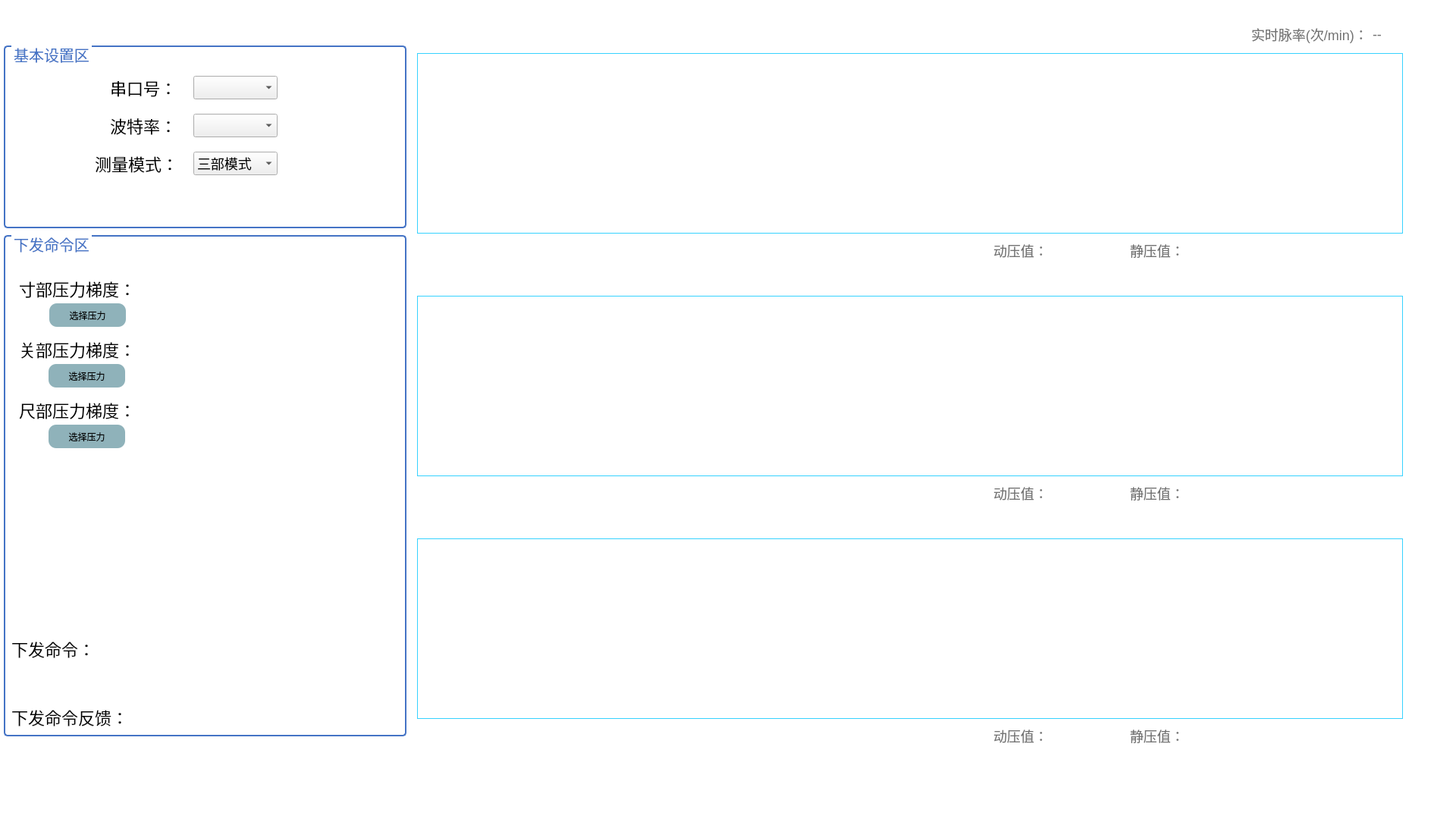
<?xml version="1.0" encoding="UTF-8"?>
<ui version="4.0">
 <class>ThreePulseDialog</class>
 <widget class="QDialog" name="ThreePulseDialog">
  <property name="geometry">
   <rect>
    <x>0</x>
    <y>0</y>
    <width>1920</width>
    <height>1080</height>
   </rect>
  </property>
  <property name="windowTitle">
   <string/>
  </property>
  <widget class="QLabel" name="label">
   <property name="geometry">
    <rect>
     <x>0</x>
     <y>0</y>
     <width>1920</width>
     <height>1080</height>
    </rect>
   </property>
   <property name="styleSheet">
    <string notr="true">background-color: rgb(255, 255, 255);</string>
   </property>
   <property name="text">
    <string/>
   </property>
  </widget>
  <widget class="QLabel" name="label_realtime_cun">
   <property name="geometry">
    <rect>
     <x>550</x>
     <y>70</y>
     <width>1300</width>
     <height>238</height>
    </rect>
   </property>
   <property name="styleSheet">
    <string notr="true">border:1px solid #36d2ff;</string>
   </property>
   <property name="text">
    <string/>
   </property>
  </widget>
  <widget class="QLabel" name="label_realtime_guan">
   <property name="geometry">
    <rect>
     <x>550</x>
     <y>390</y>
     <width>1300</width>
     <height>238</height>
    </rect>
   </property>
   <property name="styleSheet">
    <string notr="true">border:1px solid #36d2ff;</string>
   </property>
   <property name="text">
    <string/>
   </property>
  </widget>
  <widget class="QLabel" name="label_realtime_chi">
   <property name="geometry">
    <rect>
     <x>550</x>
     <y>710</y>
     <width>1300</width>
     <height>238</height>
    </rect>
   </property>
   <property name="styleSheet">
    <string notr="true">border:1px solid #36d2ff;</string>
   </property>
   <property name="text">
    <string/>
   </property>
  </widget>
  <widget class="QPushButton" name="pushButton_close">
   <property name="geometry">
    <rect>
     <x>1720</x>
     <y>1000</y>
     <width>121</width>
     <height>51</height>
    </rect>
   </property>
   <property name="styleSheet">
    <string notr="true">QPushButton{
border-image: url(:/image/loadafter/1/xiayibuweixuanzhong.png);
border-radius: 22px;
color: #ffffff;
font-family: &quot;苹方 粗体&quot;;
	font-size: 18px;}
QPushButton:focus,QPushButton:hover{
border-image: url(:/image/loadafter/tab/2/组25.png);
}
	
QPushButton:pressed{
url(:/image/loadafter/1/xiayibuanzhong.png)
}</string>
   </property>
   <property name="text">
    <string>关闭</string>
   </property>
  </widget>
  <widget class="QLabel" name="label_jingya_cun">
   <property name="geometry">
    <rect>
     <x>1570</x>
     <y>320</y>
     <width>54</width>
     <height>20</height>
    </rect>
   </property>
   <property name="styleSheet">
    <string notr="true">QLabel{
	background-color: transparent;

	font-family: &quot;苹方 粗体&quot;;
	font-size: 18px;
	color: #737373;

}</string>
   </property>
   <property name="text">
    <string/>
   </property>
  </widget>
  <widget class="QLabel" name="label_5">
   <property name="geometry">
    <rect>
     <x>1490</x>
     <y>320</y>
     <width>71</width>
     <height>20</height>
    </rect>
   </property>
   <property name="styleSheet">
    <string notr="true">QLabel{
	background-color: transparent;

	font-family: &quot;苹方 粗体&quot;;
	font-size: 18px;
	color: #737373;

}</string>
   </property>
   <property name="text">
    <string>静压值：</string>
   </property>
  </widget>
  <widget class="QLabel" name="label_jingya_guan">
   <property name="geometry">
    <rect>
     <x>1570</x>
     <y>640</y>
     <width>54</width>
     <height>20</height>
    </rect>
   </property>
   <property name="styleSheet">
    <string notr="true">QLabel{
	background-color: transparent;

	font-family: &quot;苹方 粗体&quot;;
	font-size: 18px;
	color: #737373;

}</string>
   </property>
   <property name="text">
    <string/>
   </property>
  </widget>
  <widget class="QLabel" name="label_8">
   <property name="geometry">
    <rect>
     <x>1490</x>
     <y>640</y>
     <width>71</width>
     <height>20</height>
    </rect>
   </property>
   <property name="styleSheet">
    <string notr="true">QLabel{
	background-color: transparent;

	font-family: &quot;苹方 粗体&quot;;
	font-size: 18px;
	color: #737373;

}</string>
   </property>
   <property name="text">
    <string>静压值：</string>
   </property>
  </widget>
  <widget class="QLabel" name="label_jingya_chi">
   <property name="geometry">
    <rect>
     <x>1570</x>
     <y>960</y>
     <width>54</width>
     <height>20</height>
    </rect>
   </property>
   <property name="styleSheet">
    <string notr="true">QLabel{
	background-color: transparent;

	font-family: &quot;苹方 粗体&quot;;
	font-size: 18px;
	color: #737373;

}</string>
   </property>
   <property name="text">
    <string/>
   </property>
  </widget>
  <widget class="QLabel" name="label_10">
   <property name="geometry">
    <rect>
     <x>1490</x>
     <y>960</y>
     <width>71</width>
     <height>20</height>
    </rect>
   </property>
   <property name="styleSheet">
    <string notr="true">QLabel{
	background-color: transparent;

	font-family: &quot;苹方 粗体&quot;;
	font-size: 18px;
	color: #737373;

}</string>
   </property>
   <property name="text">
    <string>静压值：</string>
   </property>
  </widget>
  <widget class="QLabel" name="label_11">
   <property name="geometry">
    <rect>
     <x>550</x>
     <y>40</y>
     <width>121</width>
     <height>21</height>
    </rect>
   </property>
   <property name="styleSheet">
    <string notr="true">font-family: &quot;苹方 中等&quot;;
	font-size: 22px;</string>
   </property>
   <property name="text">
    <string/>
   </property>
  </widget>
  <widget class="QLabel" name="label_12">
   <property name="geometry">
    <rect>
     <x>550</x>
     <y>680</y>
     <width>121</width>
     <height>21</height>
    </rect>
   </property>
   <property name="styleSheet">
    <string notr="true">font-family: &quot;苹方 中等&quot;;
	font-size: 22px;</string>
   </property>
   <property name="text">
    <string/>
   </property>
  </widget>
  <widget class="QLabel" name="label_13">
   <property name="geometry">
    <rect>
     <x>550</x>
     <y>360</y>
     <width>121</width>
     <height>21</height>
    </rect>
   </property>
   <property name="styleSheet">
    <string notr="true">font-family: &quot;苹方 中等&quot;;
	font-size: 22px;</string>
   </property>
   <property name="text">
    <string/>
   </property>
  </widget>
  <widget class="QGroupBox" name="groupBox_3">
   <property name="geometry">
    <rect>
     <x>5</x>
     <y>60</y>
     <width>531</width>
     <height>241</height>
    </rect>
   </property>
   <property name="styleSheet">
    <string notr="true">QGroupBox{
border:2px solid #4473c5;;
border-radius:5px;
margin-top: 2ex; 
	font-family:&quot;苹方 粗体&quot;;
	font-size:20px;
	color:#4473c5;

}
QGroupBox::title {
      subcontrol-origin: margin;
       left:10px;
  }</string>
   </property>
   <property name="title">
    <string>基本设置区</string>
   </property>
   <widget class="QLabel" name="label_3">
    <property name="geometry">
     <rect>
      <x>140</x>
      <y>40</y>
      <width>81</width>
      <height>31</height>
     </rect>
    </property>
    <property name="styleSheet">
     <string notr="true">font-family: &quot;苹方 中等&quot;;
	font-size: 22px;</string>
    </property>
    <property name="text">
     <string>串口号：</string>
    </property>
   </widget>
   <widget class="QComboBox" name="comboBox">
    <property name="geometry">
     <rect>
      <x>250</x>
      <y>40</y>
      <width>111</width>
      <height>31</height>
     </rect>
    </property>
    <property name="styleSheet">
     <string notr="true">
border-image: url(:/image/loadafter/buchong/bitibaisedise.png);
</string>
    </property>
   </widget>
   <widget class="QPushButton" name="pushButton_open">
    <property name="geometry">
     <rect>
      <x>110</x>
      <y>180</y>
      <width>121</width>
      <height>51</height>
     </rect>
    </property>
    <property name="styleSheet">
     <string notr="true">QPushButton{
border-image: url(:/image/loadafter/1/xiayibuweixuanzhong.png);
border-radius: 22px;
color: #ffffff;
font-family: &quot;苹方 粗体&quot;;
	font-size: 18px;}
QPushButton:focus,QPushButton:hover{
border-image: url(:/image/loadafter/tab/2/组25.png);
}
	
QPushButton:pressed{
url(:/image/loadafter/1/xiayibuanzhong.png)
}</string>
    </property>
    <property name="text">
     <string>打开串口</string>
    </property>
   </widget>
   <widget class="QPushButton" name="pushButton_open_2">
    <property name="geometry">
     <rect>
      <x>290</x>
      <y>180</y>
      <width>121</width>
      <height>51</height>
     </rect>
    </property>
    <property name="styleSheet">
     <string notr="true">QPushButton{
border-image: url(:/image/loadafter/1/xiayibuweixuanzhong.png);
border-radius: 22px;
color: #ffffff;
font-family: &quot;苹方 粗体&quot;;
	font-size: 18px;}
QPushButton:focus,QPushButton:hover{
border-image: url(:/image/loadafter/tab/2/组25.png);
}
	
QPushButton:pressed{
url(:/image/loadafter/1/xiayibuanzhong.png)
}</string>
    </property>
    <property name="text">
     <string>关闭串口</string>
    </property>
   </widget>
   <widget class="QLabel" name="label_4">
    <property name="geometry">
     <rect>
      <x>140</x>
      <y>90</y>
      <width>81</width>
      <height>31</height>
     </rect>
    </property>
    <property name="styleSheet">
     <string notr="true">font-family: &quot;苹方 中等&quot;;
	font-size: 22px;</string>
    </property>
    <property name="text">
     <string>波特率：</string>
    </property>
   </widget>
   <widget class="QComboBox" name="comboBox_2">
    <property name="geometry">
     <rect>
      <x>250</x>
      <y>90</y>
      <width>111</width>
      <height>31</height>
     </rect>
    </property>
    <property name="styleSheet">
     <string notr="true">
border-image: url(:/image/loadafter/buchong/bitibaisedise.png);
</string>
    </property>
    <item>
     <property name="text">
      <string/>
     </property>
    </item>
    <item>
     <property name="text">
      <string>110</string>
     </property>
    </item>
    <item>
     <property name="text">
      <string>300</string>
     </property>
    </item>
    <item>
     <property name="text">
      <string>600</string>
     </property>
    </item>
    <item>
     <property name="text">
      <string>1200</string>
     </property>
    </item>
    <item>
     <property name="text">
      <string>2400</string>
     </property>
    </item>
    <item>
     <property name="text">
      <string>4800</string>
     </property>
    </item>
    <item>
     <property name="text">
      <string>9600</string>
     </property>
    </item>
    <item>
     <property name="text">
      <string>14400</string>
     </property>
    </item>
    <item>
     <property name="text">
      <string>19200</string>
     </property>
    </item>
    <item>
     <property name="text">
      <string>38400</string>
     </property>
    </item>
    <item>
     <property name="text">
      <string>56000</string>
     </property>
    </item>
    <item>
     <property name="text">
      <string>57600</string>
     </property>
    </item>
    <item>
     <property name="text">
      <string>115200</string>
     </property>
    </item>
    <item>
     <property name="text">
      <string>230400</string>
     </property>
    </item>
   </widget>
   <widget class="QLabel" name="label_9">
    <property name="geometry">
     <rect>
      <x>120</x>
      <y>140</y>
      <width>101</width>
      <height>31</height>
     </rect>
    </property>
    <property name="styleSheet">
     <string notr="true">font-family: &quot;苹方 中等&quot;;
	font-size: 22px;</string>
    </property>
    <property name="text">
     <string>测量模式：</string>
    </property>
   </widget>
   <widget class="QComboBox" name="comboBox_3">
    <property name="geometry">
     <rect>
      <x>250</x>
      <y>140</y>
      <width>111</width>
      <height>31</height>
     </rect>
    </property>
    <property name="styleSheet">
     <string notr="true">font-family: &quot;苹方 中等&quot;;
	font-size: 18px;
border-image: url(:/image/loadafter/buchong/bitibaisedise.png);
</string>
    </property>
    <item>
     <property name="text">
      <string>三部模式</string>
     </property>
    </item>
    <item>
     <property name="text">
      <string>双部模式</string>
     </property>
    </item>
   </widget>
  </widget>
  <widget class="QGroupBox" name="groupBox_2">
   <property name="geometry">
    <rect>
     <x>5</x>
     <y>310</y>
     <width>531</width>
     <height>661</height>
    </rect>
   </property>
   <property name="styleSheet">
    <string notr="true">QGroupBox{
border:2px solid #4473c5;;
border-radius:5px;
margin-top: 2ex; 
	font-family:&quot;苹方 粗体&quot;;
	font-size:20px;
	color:#4473c5;

}
QGroupBox::title {
      subcontrol-origin: margin;
       left:10px;
  }</string>
   </property>
   <property name="title">
    <string>下发命令区</string>
   </property>
   <widget class="QLabel" name="label_2">
    <property name="geometry">
     <rect>
      <x>20</x>
      <y>50</y>
      <width>161</width>
      <height>41</height>
     </rect>
    </property>
    <property name="styleSheet">
     <string notr="true">font-family: &quot;苹方 中等&quot;;
	font-size: 22px;</string>
    </property>
    <property name="text">
     <string>寸部压力梯度：</string>
    </property>
   </widget>
   <widget class="QLabel" name="label_14">
    <property name="geometry">
     <rect>
      <x>20</x>
      <y>130</y>
      <width>161</width>
      <height>41</height>
     </rect>
    </property>
    <property name="styleSheet">
     <string notr="true">font-family: &quot;苹方 中等&quot;;
	font-size: 22px;</string>
    </property>
    <property name="text">
     <string>关部压力梯度：</string>
    </property>
   </widget>
   <widget class="QLabel" name="label_15">
    <property name="geometry">
     <rect>
      <x>20</x>
      <y>210</y>
      <width>161</width>
      <height>41</height>
     </rect>
    </property>
    <property name="styleSheet">
     <string notr="true">font-family: &quot;苹方 中等&quot;;
	font-size: 22px;</string>
    </property>
    <property name="text">
     <string>尺部压力梯度：</string>
    </property>
   </widget>
   <widget class="QPushButton" name="pushButton_start">
    <property name="geometry">
     <rect>
      <x>20</x>
      <y>300</y>
      <width>141</width>
      <height>61</height>
     </rect>
    </property>
    <property name="styleSheet">
     <string notr="true">QPushButton{
border-image: url(:/image/loadafter/1/xiayibuweixuanzhong.png);
border-radius: 22px;
color: #ffffff;
font-family: &quot;苹方 粗体&quot;;
	font-size: 18px;}
QPushButton:focus,QPushButton:hover{
border-image: url(:/image/loadafter/tab/2/组25.png);
}
	
QPushButton:pressed{
url(:/image/loadafter/1/xiayibuanzhong.png)
}</string>
    </property>
    <property name="text">
     <string>开始加压</string>
    </property>
   </widget>
   <widget class="QPushButton" name="pushButton_stopcun">
    <property name="geometry">
     <rect>
      <x>20</x>
      <y>380</y>
      <width>141</width>
      <height>61</height>
     </rect>
    </property>
    <property name="styleSheet">
     <string notr="true">QPushButton{
border-image: url(:/image/loadafter/1/xiayibuweixuanzhong.png);
border-radius: 22px;
color: #ffffff;
font-family: &quot;苹方 粗体&quot;;
	font-size: 18px;}
QPushButton:focus,QPushButton:hover{
border-image: url(:/image/loadafter/tab/2/组25.png);
}
	
QPushButton:pressed{
url(:/image/loadafter/1/xiayibuanzhong.png)
}</string>
    </property>
    <property name="text">
     <string>停止寸部加压</string>
    </property>
   </widget>
   <widget class="QPushButton" name="pushButton_stopguan">
    <property name="geometry">
     <rect>
      <x>180</x>
      <y>380</y>
      <width>141</width>
      <height>61</height>
     </rect>
    </property>
    <property name="styleSheet">
     <string notr="true">QPushButton{
border-image: url(:/image/loadafter/1/xiayibuweixuanzhong.png);
border-radius: 22px;
color: #ffffff;
font-family: &quot;苹方 粗体&quot;;
	font-size: 18px;}
QPushButton:focus,QPushButton:hover{
border-image: url(:/image/loadafter/tab/2/组25.png);
}
	
QPushButton:pressed{
url(:/image/loadafter/1/xiayibuanzhong.png)
}</string>
    </property>
    <property name="text">
     <string>停止关部加压</string>
    </property>
   </widget>
   <widget class="QPushButton" name="pushButton_stopchi">
    <property name="geometry">
     <rect>
      <x>340</x>
      <y>380</y>
      <width>141</width>
      <height>61</height>
     </rect>
    </property>
    <property name="styleSheet">
     <string notr="true">QPushButton{
border-image: url(:/image/loadafter/1/xiayibuweixuanzhong.png);
border-radius: 22px;
color: #ffffff;
font-family: &quot;苹方 粗体&quot;;
	font-size: 18px;}
QPushButton:focus,QPushButton:hover{
border-image: url(:/image/loadafter/tab/2/组25.png);
}
	
QPushButton:pressed{
url(:/image/loadafter/1/xiayibuanzhong.png)
}</string>
    </property>
    <property name="text">
     <string>停止尺部加压</string>
    </property>
   </widget>
   <widget class="QPushButton" name="pushButton_stopAll">
    <property name="geometry">
     <rect>
      <x>180</x>
      <y>300</y>
      <width>141</width>
      <height>61</height>
     </rect>
    </property>
    <property name="styleSheet">
     <string notr="true">QPushButton{
border-image: url(:/image/loadafter/1/xiayibuweixuanzhong.png);
border-radius: 22px;
color: #ffffff;
font-family: &quot;苹方 粗体&quot;;
	font-size: 18px;}
QPushButton:focus,QPushButton:hover{
border-image: url(:/image/loadafter/tab/2/组25.png);
}
	
QPushButton:pressed{
url(:/image/loadafter/1/xiayibuanzhong.png)
}</string>
    </property>
    <property name="text">
     <string>停止加压</string>
    </property>
   </widget>
   <widget class="QPushButton" name="pushButton_tiaoshi">
    <property name="geometry">
     <rect>
      <x>20</x>
      <y>460</y>
      <width>141</width>
      <height>61</height>
     </rect>
    </property>
    <property name="styleSheet">
     <string notr="true">QPushButton{
border-image: url(:/image/loadafter/1/xiayibuweixuanzhong.png);
border-radius: 22px;
color: #ffffff;
font-family: &quot;苹方 粗体&quot;;
	font-size: 18px;}
QPushButton:focus,QPushButton:hover{
border-image: url(:/image/loadafter/tab/2/组25.png);
}
	
QPushButton:pressed{
url(:/image/loadafter/1/xiayibuanzhong.png)
}</string>
    </property>
    <property name="text">
     <string>其它命令</string>
    </property>
   </widget>
   <widget class="QLabel" name="label_cunPre">
    <property name="geometry">
     <rect>
      <x>170</x>
      <y>50</y>
      <width>321</width>
      <height>41</height>
     </rect>
    </property>
    <property name="styleSheet">
     <string notr="true">QLabel{
padding:5px;	
font-family: &quot;苹方 中等&quot;;
	font-size: 12px;
	color: #686868;
border-radius: 6px;
	
	border-image: url(:/image/loadafter/buchong/shexingkuang.png);
}</string>
    </property>
    <property name="text">
     <string/>
    </property>
   </widget>
   <widget class="QLabel" name="label_guanPre">
    <property name="geometry">
     <rect>
      <x>170</x>
      <y>130</y>
      <width>321</width>
      <height>41</height>
     </rect>
    </property>
    <property name="styleSheet">
     <string notr="true">QLabel{
padding:5px;	
font-family: &quot;苹方 中等&quot;;
	font-size: 12px;
	color: #686868;
border-radius: 6px;
	
	border-image: url(:/image/loadafter/buchong/shexingkuang.png);
}</string>
    </property>
    <property name="text">
     <string/>
    </property>
   </widget>
   <widget class="QLabel" name="label_chiPre">
    <property name="geometry">
     <rect>
      <x>170</x>
      <y>210</y>
      <width>321</width>
      <height>41</height>
     </rect>
    </property>
    <property name="styleSheet">
     <string notr="true">QLabel{
padding:5px;	
font-family: &quot;苹方 中等&quot;;
	font-size: 12px;
	color: #686868;
border-radius: 6px;
	
	border-image: url(:/image/loadafter/buchong/shexingkuang.png);
}</string>
    </property>
    <property name="text">
     <string/>
    </property>
   </widget>
   <widget class="QPushButton" name="pushButton_cunPre">
    <property name="geometry">
     <rect>
      <x>60</x>
      <y>90</y>
      <width>101</width>
      <height>31</height>
     </rect>
    </property>
    <property name="styleSheet">
     <string notr="true">border-radius: 10px;
background-color: rgb(143, 178, 186);
font: 9pt &quot;PingFang SC Medium&quot;;</string>
    </property>
    <property name="text">
     <string>选择压力</string>
    </property>
   </widget>
   <widget class="QPushButton" name="pushButton_guanPre">
    <property name="geometry">
     <rect>
      <x>59</x>
      <y>170</y>
      <width>101</width>
      <height>31</height>
     </rect>
    </property>
    <property name="styleSheet">
     <string notr="true">border-radius: 10px;
background-color: rgb(143, 178, 186);
font: 9pt &quot;PingFang SC Medium&quot;;</string>
    </property>
    <property name="text">
     <string>选择压力</string>
    </property>
   </widget>
   <widget class="QPushButton" name="pushButton_chiPre">
    <property name="geometry">
     <rect>
      <x>59</x>
      <y>250</y>
      <width>101</width>
      <height>31</height>
     </rect>
    </property>
    <property name="styleSheet">
     <string notr="true">border-radius: 10px;
background-color: rgb(143, 178, 186);
font: 9pt &quot;PingFang SC Medium&quot;;</string>
    </property>
    <property name="text">
     <string>选择压力</string>
    </property>
   </widget>
   <widget class="QLabel" name="label_6">
    <property name="geometry">
     <rect>
      <x>10</x>
      <y>620</y>
      <width>191</width>
      <height>31</height>
     </rect>
    </property>
    <property name="maximumSize">
     <size>
      <width>16777215</width>
      <height>16777215</height>
     </size>
    </property>
    <property name="styleSheet">
     <string notr="true">font-family: &quot;苹方 中等&quot;;
	font-size: 22px;</string>
    </property>
    <property name="text">
     <string>下发命令反馈：</string>
    </property>
   </widget>
   <widget class="QLabel" name="label_error">
    <property name="geometry">
     <rect>
      <x>200</x>
      <y>610</y>
      <width>191</width>
      <height>41</height>
     </rect>
    </property>
    <property name="maximumSize">
     <size>
      <width>16777215</width>
      <height>16777215</height>
     </size>
    </property>
    <property name="styleSheet">
     <string notr="true">QLabel{
padding:5px;	
font-family: &quot;苹方 中等&quot;;
	font-size: 12px;
	color: #686868;
border-radius: 6px;
	
	border-image: url(:/image/loadafter/buchong/shexingkuang.png);
}</string>
    </property>
    <property name="text">
     <string/>
    </property>
   </widget>
   <widget class="QLabel" name="label_19">
    <property name="geometry">
     <rect>
      <x>10</x>
      <y>530</y>
      <width>101</width>
      <height>31</height>
     </rect>
    </property>
    <property name="maximumSize">
     <size>
      <width>16777215</width>
      <height>16777215</height>
     </size>
    </property>
    <property name="styleSheet">
     <string notr="true">font-family: &quot;苹方 中等&quot;;
	font-size: 22px;</string>
    </property>
    <property name="text">
     <string>下发命令：</string>
    </property>
    <property name="alignment">
     <set>Qt::AlignLeading|Qt::AlignLeft|Qt::AlignVCenter</set>
    </property>
   </widget>
   <widget class="QLineEdit" name="lineEdit_command">
    <property name="geometry">
     <rect>
      <x>10</x>
      <y>560</y>
      <width>511</width>
      <height>41</height>
     </rect>
    </property>
    <property name="styleSheet">
     <string notr="true">padding:5px;	
font-family: &quot;苹方 中等&quot;;
	font-size: 12px;
	color: #686868;
border-radius: 6px;
	
	border-image: url(:/image/loadafter/buchong/shexingkuang.png);</string>
    </property>
    <property name="text">
     <string/>
    </property>
    <property name="readOnly">
     <bool>true</bool>
    </property>
   </widget>
  </widget>
  <widget class="QLabel" name="label_dongya_cun">
   <property name="geometry">
    <rect>
     <x>1390</x>
     <y>320</y>
     <width>54</width>
     <height>20</height>
    </rect>
   </property>
   <property name="styleSheet">
    <string notr="true">QLabel{
	background-color: transparent;

	font-family: &quot;苹方 粗体&quot;;
	font-size: 18px;
	color: #737373;

}</string>
   </property>
   <property name="text">
    <string/>
   </property>
  </widget>
  <widget class="QLabel" name="label_17">
   <property name="geometry">
    <rect>
     <x>1310</x>
     <y>320</y>
     <width>71</width>
     <height>20</height>
    </rect>
   </property>
   <property name="styleSheet">
    <string notr="true">QLabel{
	background-color: transparent;

	font-family: &quot;苹方 粗体&quot;;
	font-size: 18px;
	color: #737373;

}</string>
   </property>
   <property name="text">
    <string>动压值：</string>
   </property>
  </widget>
  <widget class="QLabel" name="label_18">
   <property name="geometry">
    <rect>
     <x>1310</x>
     <y>640</y>
     <width>71</width>
     <height>20</height>
    </rect>
   </property>
   <property name="styleSheet">
    <string notr="true">QLabel{
	background-color: transparent;

	font-family: &quot;苹方 粗体&quot;;
	font-size: 18px;
	color: #737373;

}</string>
   </property>
   <property name="text">
    <string>动压值：</string>
   </property>
  </widget>
  <widget class="QLabel" name="label_dongya_guan">
   <property name="geometry">
    <rect>
     <x>1390</x>
     <y>640</y>
     <width>54</width>
     <height>20</height>
    </rect>
   </property>
   <property name="styleSheet">
    <string notr="true">QLabel{
	background-color: transparent;

	font-family: &quot;苹方 粗体&quot;;
	font-size: 18px;
	color: #737373;

}</string>
   </property>
   <property name="text">
    <string/>
   </property>
  </widget>
  <widget class="QLabel" name="label_dongya_chi">
   <property name="geometry">
    <rect>
     <x>1390</x>
     <y>960</y>
     <width>54</width>
     <height>20</height>
    </rect>
   </property>
   <property name="styleSheet">
    <string notr="true">QLabel{
	background-color: transparent;

	font-family: &quot;苹方 粗体&quot;;
	font-size: 18px;
	color: #737373;

}</string>
   </property>
   <property name="text">
    <string/>
   </property>
  </widget>
  <widget class="QLabel" name="label_21">
   <property name="geometry">
    <rect>
     <x>1310</x>
     <y>960</y>
     <width>71</width>
     <height>20</height>
    </rect>
   </property>
   <property name="styleSheet">
    <string notr="true">QLabel{
	background-color: transparent;

	font-family: &quot;苹方 粗体&quot;;
	font-size: 18px;
	color: #737373;

}</string>
   </property>
   <property name="text">
    <string>动压值：</string>
   </property>
  </widget>
  <widget class="QLabel" name="label_7">
   <property name="geometry">
    <rect>
     <x>20</x>
     <y>0</y>
     <width>501</width>
     <height>61</height>
    </rect>
   </property>
   <property name="styleSheet">
    <string notr="true">font-family: &quot;苹方 中等&quot;;
	font-size: 22px;</string>
   </property>
   <property name="text">
    <string/>
   </property>
  </widget>
  <widget class="QLabel" name="label_16">
   <property name="geometry">
    <rect>
     <x>1650</x>
     <y>30</y>
     <width>161</width>
     <height>31</height>
    </rect>
   </property>
   <property name="styleSheet">
    <string notr="true">	background-color: transparent;

	font-family: &quot;苹方 粗体&quot;;
	font-size: 18px;
	color: #737373;</string>
   </property>
   <property name="text">
    <string>实时脉率(次/min)：</string>
   </property>
  </widget>
  <widget class="QLabel" name="label_mailv">
   <property name="geometry">
    <rect>
     <x>1810</x>
     <y>30</y>
     <width>41</width>
     <height>31</height>
    </rect>
   </property>
   <property name="styleSheet">
    <string notr="true">	background-color: transparent;

	font-family: &quot;苹方 粗体&quot;;
	font-size: 18px;
	color: #737373;</string>
   </property>
   <property name="text">
    <string>--</string>
   </property>
   <property name="alignment">
    <set>Qt::AlignLeading|Qt::AlignLeft|Qt::AlignVCenter</set>
   </property>
  </widget>
 </widget>
 <resources/>
 <connections/>
</ui>
